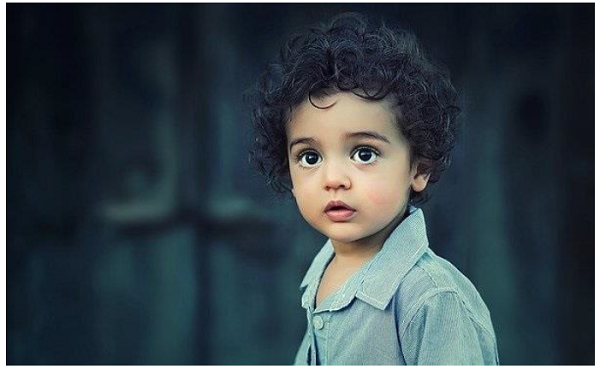
#> input picture Watermark App/Images/boy.jpg, 600 x 369 px
$ python app.py
#> lines starting #> are read from the running program, lines starting #| are printed output that depends on the picture
from PIL import Image


def watermark_photo(input_image_path,
                    output_image_path,
                    watermark_image_path,
                    position):
#> called with input_image_path = 'Images/boy.jpg', output_image_path = 'cat.png', watermark_image_path = 'Images/cat.png', position = (0, 0)
    base_image = Image.open(input_image_path)
#> base_image is the input picture: PIL image 600x369 RGBA; mean R, G, B, A 54.6, 66.8, 73.2, 255
    watermark = Image.open(watermark_image_path)
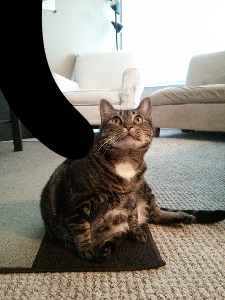
#> input picture Watermark App/Images/cat.png, 225 x 300 px
#> watermark is the input picture: PIL image 225x300 RGB; mean R, G, B 131.1, 125.2, 115.9

    # add watermark to your image
    base_image.paste(watermark, position)
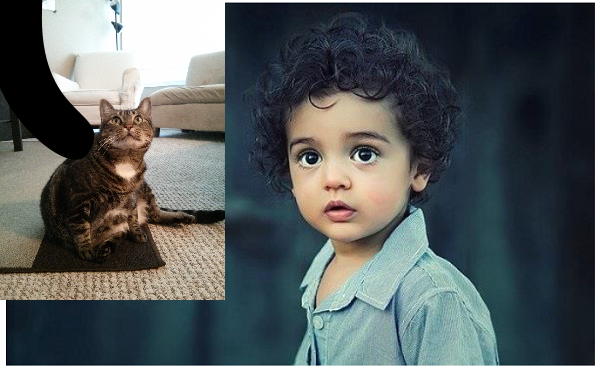
#> base_image: PIL image 600x369 RGBA; mean R, G, B, A 85.9, 92.6, 93.3, 255
    base_image.show()
    base_image.save(output_image_path)


if __name__ == '__main__':
    img = 'Images/boy.jpg'
    watermark_photo(img, 'cat.png',
                         'Images/cat.png', position=(0, 0))
